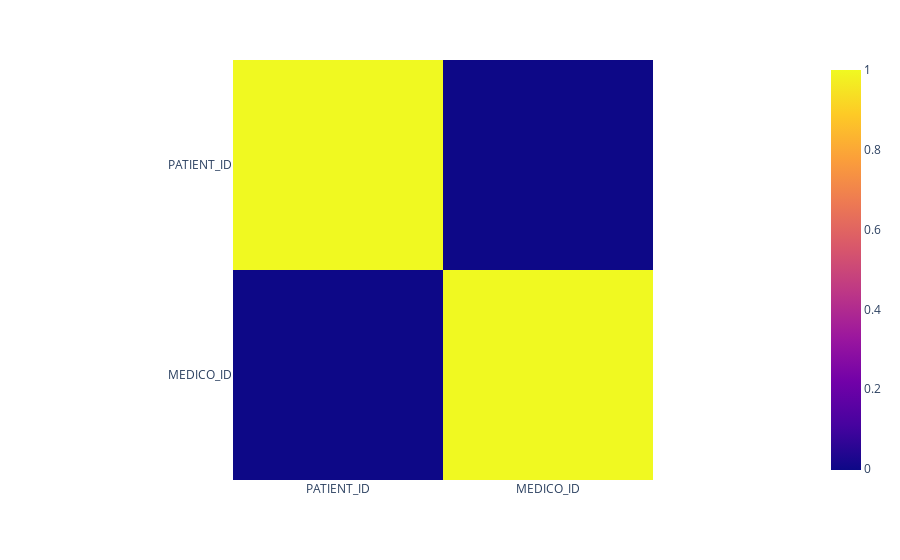

Notebook cell for this chart:
### Code cell
profile_df(main_db)

### Figure 1 — Plotly figure (JSON) as saved in the notebook; plotly's stock layout.template omitted (floating-point values rounded to 4 significant figures)
{"data": [{"coloraxis": "coloraxis", "hovertemplate": "x: %{x}<br>y: %{y}<br>color: %{z}<extra></extra>", "name": "0", "type": "heatmap", "x": ["PATIENT_ID", "MEDICO_ID"], "xaxis": "x", "y": ["PATIENT_ID", "MEDICO_ID"], "yaxis": "y", "z": [[1, -0.00239], [-0.00239, 1]]}], "layout": {"coloraxis": {"colorscale": [[0, "#0d0887"], [0.1111, "#46039f"], [0.2222, "#7201a8"], [0.3333, "#9c179e"], [0.4444, "#bd3786"], [0.5556, "#d8576b"], [0.6667, "#ed7953"], [0.7778, "#fb9f3a"], [0.8889, "#fdca26"], [1, "#f0f921"]]}, "margin": {"t": 60}, "xaxis": {"anchor": "y", "constrain": "domain", "domain": [0, 1], "scaleanchor": "y"}, "yaxis": {"anchor": "x", "autorange": "reversed", "constrain": "domain", "domain": [0, 1]}}}
